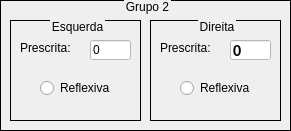
   <widget class="QGroupBox" name="groupBox_14">
    <property name="geometry">
     <rect>
      <x>800</x>
      <y>40</y>
      <width>291</width>
      <height>131</height>
     </rect>
    </property>
    <property name="styleSheet">
     <string notr="true">QGroupBox {
	font: 700 12pt &quot;Calibri&quot;;
    border: 1px solid black;  /* Cor da borda preta */
}
QGroupBox::title {
    subcontrol-origin: margin;
    subcontrol-position: top center;
}
</string>
    </property>
    <property name="title">
     <string>Grupo 2</string>
    </property>
    <widget class="QGroupBox" name="groupBox_15">
     <property name="geometry">
      <rect>
       <x>10</x>
       <y>20</y>
       <width>131</width>
       <height>101</height>
      </rect>
     </property>
     <property name="styleSheet">
      <string notr="true">font: 700 12pt &quot;Calibri&quot;;</string>
     </property>
     <property name="title">
      <string>Esquerda</string>
     </property>
     <widget class="QLabel" name="label_9">
      <property name="geometry">
       <rect>
        <x>10</x>
        <y>20</y>
        <width>71</width>
        <height>16</height>
       </rect>
      </property>
      <property name="styleSheet">
       <string notr="true">font: 700 12pt &quot;Calibri&quot;;</string>
      </property>
      <property name="text">
       <string>Prescrita:</string>
      </property>
     </widget>
     <widget class="QLineEdit" name="gp2_esq_prescrita">
      <property name="geometry">
       <rect>
        <x>80</x>
        <y>20</y>
        <width>41</width>
        <height>20</height>
       </rect>
      </property>
      <property name="styleSheet">
       <string notr="true">background-color: rgb(255, 255, 255);</string>
      </property>
      <property name="text">
       <string>0</string>
      </property>
     </widget>
     <widget class="QRadioButton" name="gp2_esq_reflexiva">
      <property name="geometry">
       <rect>
        <x>30</x>
        <y>60</y>
        <width>91</width>
        <height>16</height>
       </rect>
      </property>
      <property name="styleSheet">
       <string notr="true">font: 700 12pt &quot;Calibri&quot;;</string>
      </property>
      <property name="text">
       <string>Reflexiva</string>
      </property>
     </widget>
    </widget>
    <widget class="QGroupBox" name="groupBox_16">
     <property name="geometry">
      <rect>
       <x>150</x>
       <y>20</y>
       <width>131</width>
       <height>101</height>
      </rect>
     </property>
     <property name="title">
      <string>Direita</string>
     </property>
     <widget class="QLabel" name="label_18">
      <property name="geometry">
       <rect>
        <x>10</x>
        <y>20</y>
        <width>71</width>
        <height>16</height>
       </rect>
      </property>
      <property name="styleSheet">
       <string notr="true">font: 700 12pt &quot;Calibri&quot;;</string>
      </property>
      <property name="text">
       <string>Prescrita:</string>
      </property>
     </widget>
     <widget class="QLineEdit" name="gp2_dir_prescrita">
      <property name="geometry">
       <rect>
        <x>80</x>
        <y>20</y>
        <width>41</width>
        <height>20</height>
       </rect>
      </property>
      <property name="font">
       <font>
        <family>Calibri</family>
        <pointsize>12</pointsize>
        <bold>true</bold>
       </font>
      </property>
      <property name="styleSheet">
       <string notr="true">background-color: rgb(255, 255, 255);</string>
      </property>
      <property name="text">
       <string>0</string>
      </property>
     </widget>
     <widget class="QRadioButton" name="gp2_dir_reflexiva">
      <property name="geometry">
       <rect>
        <x>30</x>
        <y>60</y>
        <width>81</width>
        <height>16</height>
       </rect>
      </property>
      <property name="styleSheet">
       <string notr="true">font: 700 12pt &quot;Calibri&quot;;</string>
      </property>
      <property name="text">
       <string>Reflexiva</string>
      </property>
     </widget>
    </widget>
   </widget>
